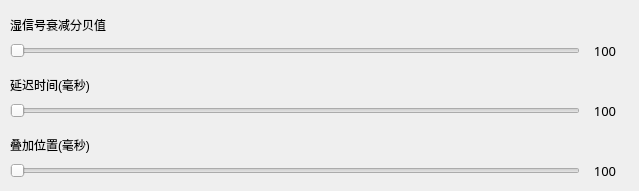
    <widget class="QWidget" name="page_8">
     <widget class="QLabel" name="label_26">
      <property name="geometry">
       <rect>
        <x>10</x>
        <y>70</y>
        <width>611</width>
        <height>30</height>
       </rect>
      </property>
      <property name="text">
       <string>延迟时间(毫秒)</string>
      </property>
      <property name="alignment">
       <set>Qt::AlignLeading|Qt::AlignLeft|Qt::AlignVCenter</set>
      </property>
     </widget>
     <widget class="QSlider" name="horizontalSlider_24">
      <property name="geometry">
       <rect>
        <x>10</x>
        <y>100</y>
        <width>570</width>
        <height>22</height>
       </rect>
      </property>
      <property name="maximum">
       <number>20</number>
      </property>
      <property name="orientation">
       <enum>Qt::Horizontal</enum>
      </property>
     </widget>
     <widget class="QSlider" name="horizontalSlider_25">
      <property name="geometry">
       <rect>
        <x>10</x>
        <y>160</y>
        <width>570</width>
        <height>22</height>
       </rect>
      </property>
      <property name="maximum">
       <number>20</number>
      </property>
      <property name="orientation">
       <enum>Qt::Horizontal</enum>
      </property>
     </widget>
     <widget class="QSlider" name="horizontalSlider_26">
      <property name="geometry">
       <rect>
        <x>10</x>
        <y>40</y>
        <width>570</width>
        <height>22</height>
       </rect>
      </property>
      <property name="maximum">
       <number>20</number>
      </property>
      <property name="orientation">
       <enum>Qt::Horizontal</enum>
      </property>
     </widget>
     <widget class="QLabel" name="label_27">
      <property name="geometry">
       <rect>
        <x>10</x>
        <y>130</y>
        <width>611</width>
        <height>30</height>
       </rect>
      </property>
      <property name="text">
       <string>叠加位置(毫秒)</string>
      </property>
      <property name="alignment">
       <set>Qt::AlignLeading|Qt::AlignLeft|Qt::AlignVCenter</set>
      </property>
     </widget>
     <widget class="QLabel" name="label_28">
      <property name="geometry">
       <rect>
        <x>10</x>
        <y>10</y>
        <width>611</width>
        <height>30</height>
       </rect>
      </property>
      <property name="text">
       <string>湿信号衰减分贝值</string>
      </property>
      <property name="alignment">
       <set>Qt::AlignLeading|Qt::AlignLeft|Qt::AlignVCenter</set>
      </property>
     </widget>
     <widget class="QLabel" name="num_label_24">
      <property name="geometry">
       <rect>
        <x>580</x>
        <y>160</y>
        <width>50</width>
        <height>22</height>
       </rect>
      </property>
      <property name="font">
       <font>
        <family>微软雅黑</family>
        <pointsize>10</pointsize>
       </font>
      </property>
      <property name="text">
       <string>100</string>
      </property>
      <property name="alignment">
       <set>Qt::AlignCenter</set>
      </property>
     </widget>
     <widget class="QLabel" name="num_label_25">
      <property name="geometry">
       <rect>
        <x>580</x>
        <y>40</y>
        <width>50</width>
        <height>22</height>
       </rect>
      </property>
      <property name="font">
       <font>
        <family>微软雅黑</family>
        <pointsize>10</pointsize>
       </font>
      </property>
      <property name="text">
       <string>100</string>
      </property>
      <property name="alignment">
       <set>Qt::AlignCenter</set>
      </property>
     </widget>
     <widget class="QLabel" name="num_label_26">
      <property name="geometry">
       <rect>
        <x>580</x>
        <y>100</y>
        <width>50</width>
        <height>22</height>
       </rect>
      </property>
      <property name="font">
       <font>
        <family>微软雅黑</family>
        <pointsize>10</pointsize>
       </font>
      </property>
      <property name="text">
       <string>100</string>
      </property>
      <property name="alignment">
       <set>Qt::AlignCenter</set>
      </property>
     </widget>
    </widget>
